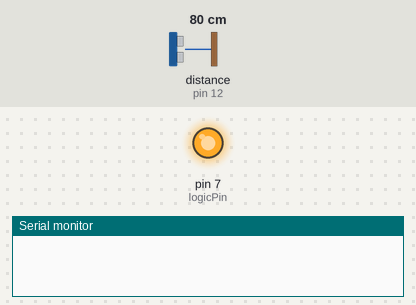
The sketch below on a simulated Arduino Uno, built with avr-gcc and run on an emulated ATmega328P. On the bench: output pins drawn as LEDs (lit = HIGH), the last lines printed to the serial monitor. Wiring (inferred from the names in the program): ultrasonic range finder: trigger pin 11; echo pin 12. The test bench sets the inputs (shaded band); at power-on: distance to the obstacle (sensor on pin 12) 80 cm. The echo pulse lasts 58.3 µs per cm; pins used as bus, display or sensor lines are not drawn.

Above: at 1.2 s.
1.3 s: distance to the obstacle (sensor on pin 12) set to 22 cm
2.8 s: distance to the obstacle (sensor on pin 12) set to 18 cm
At 4.2 s:
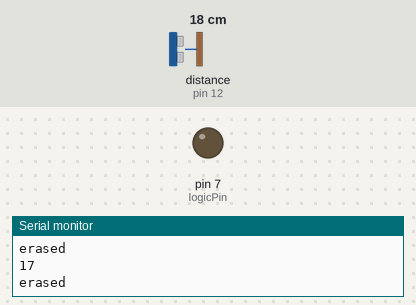
7.3 s: distance to the obstacle (sensor on pin 12) set to 35 cm
At 7.9 s:
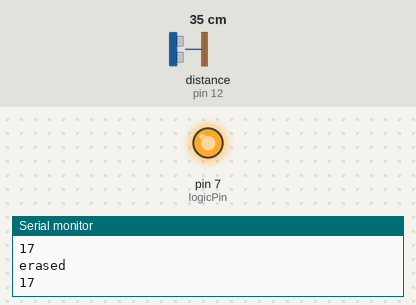
8.8 s: distance to the obstacle (sensor on pin 12) set to 9 cm
At 9.8 s:
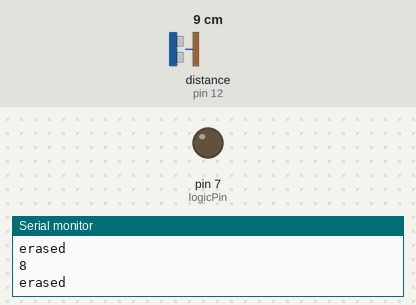
Timing chart, 0 to 11.8 s (numbered marks = the images above; inputs shaded):
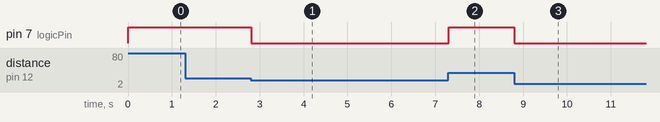

The sketch:

test_app_ble.ino
```cpp
#include <Servo.h>

int trigPin = 11;
int echoPin = 12;
int pos     = 0;
int logicPin = 7;
long duration, cm;

//Bluetooth
String data;

void setup() {

  Serial.begin(9600);

  //Setting Pins
  //Ultrasom
  pinMode(trigPin, OUTPUT);
  pinMode(echoPin, INPUT);
  pinMode(logicPin, OUTPUT);
}

void loop() {

  // The sensor is triggered by a HIGH pulse of 10 or more microseconds.
  // Give a short LOW pulse beforehand to ensure a clean HIGH pulse:
  digitalWrite(trigPin, LOW);
  delayMicroseconds(5);
  digitalWrite(trigPin, HIGH);
  delayMicroseconds(10);
  digitalWrite(trigPin, LOW);

  // Read the signal from the sensor: a HIGH pulse whose
  // duration is the time (in microseconds) from the sending
  // of the ping to the reception of its echo off of an object.
  pinMode(echoPin, INPUT);
  duration = pulseIn(echoPin, HIGH);

  // convert the time into a distance
  cm = (duration/2) / 29.1;

  if(cm < 20){
    Serial.println(data);
    Serial.println(cm);
    digitalWrite(logicPin, LOW);
//
//    data="";
//    Serial.println("Estado critico");
//    Serial.print(cm);
//    Serial.print("cm\n");
    data = "erased";
  }
  else{
    digitalWrite(logicPin, HIGH);
  }

  while(Serial.available()){
    delay(20); //small time to fill the buffer

    char c = Serial.read();
    if(c == 'a'){
      delay(700);
    }
    if(c == ','){
      break;
    }

    data += c;

    //data[0] = Serial.read();
//    tap.write(180);
//    Serial.print(data);
//    Serial.print("\n");
//    delay(1000);
//    Serial.flush();
//    data = "";
  }

//  if(data.length() > 0){
//    Serial.println(data);
//
//    data="";
//  }

}

//https://randomnerdtutorials.com/complete-guide-for-ultrasonic-sensor-hc-sr04/
```

Measured:
- the behaviour switches between 20 and 19 cm on distance to the obstacle (sensor on pin 12) (found by bisection; images 0 and 1)
- after the input at 1.3 s, every drawn part: stays the same
- after the input at 2.8 s, pin 7 (logicPin): HIGH → LOW at once
- after the input at 7.3 s, pin 7 (logicPin): LOW → HIGH at once
- after the input at 8.8 s, pin 7 (logicPin): HIGH → LOW at once
